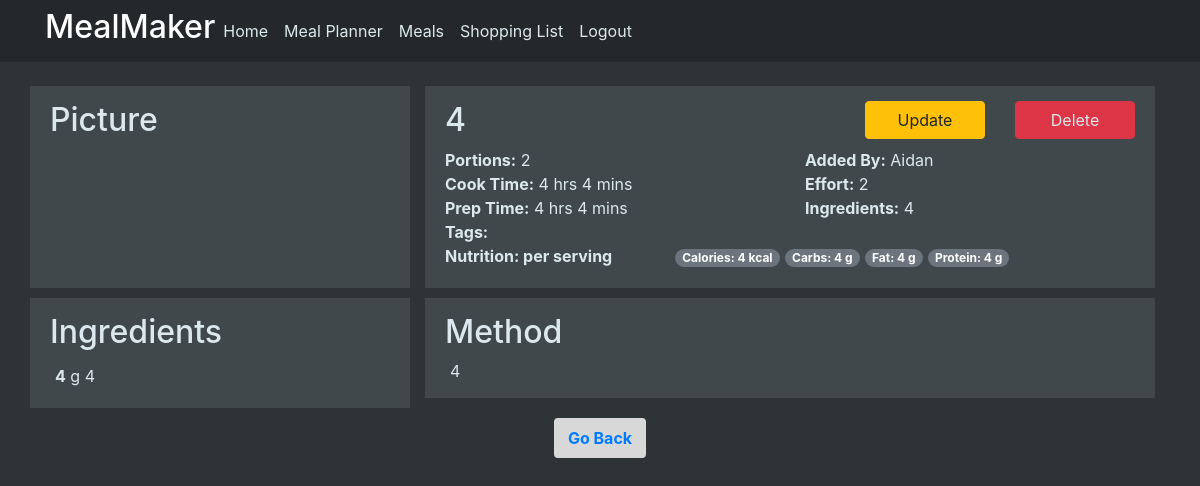
The app's page /meal/4 (signed in), older data.
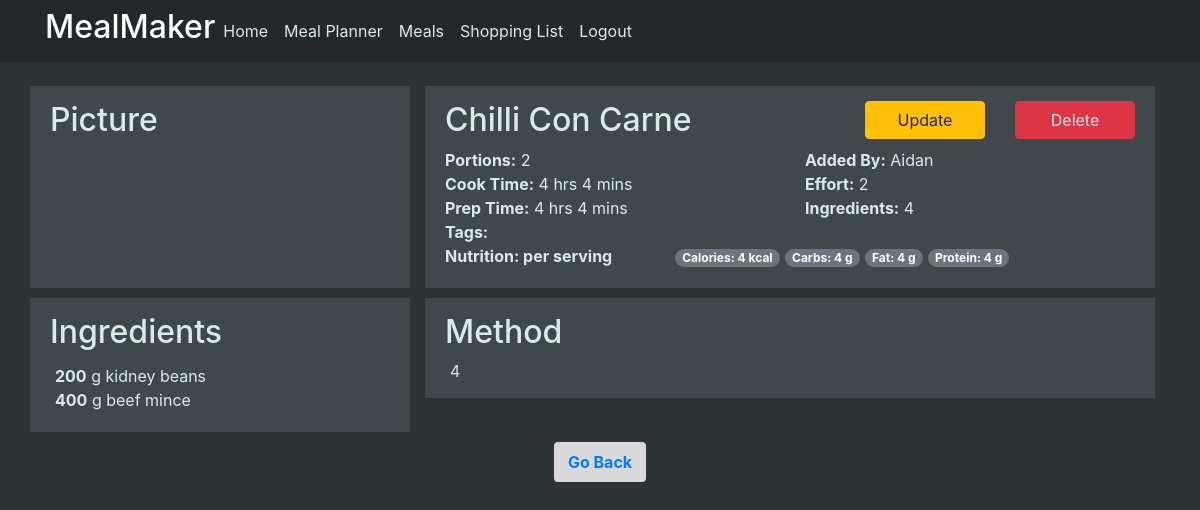
The same page, newer data.
### mealmaker/models.py (models this page shows)
class Meal(db.Model):
    id = db.Column(db.Integer, primary_key=True)
    date = db.Column(db.DateTime(timezone=True), default=func.now())
    name = db.Column(db.String(200), unique=True)
    portion = db.Column(db.Integer)
    prep_time_hour = db.Column(db.Integer)
    prep_time_min = db.Column(db.Integer)
    cook_time_hour = db.Column(db.Integer)
    cook_time_min = db.Column(db.Integer)
    diet_type = db.Column(db.String(20))
    health_type = db.Column(db.String(20))
    effort = db.Column(db.String(5))
    cost = db.Column(db.String(5))
    freezable = db.Column(db.String(5))
    num_ingredient = db.Column(db.Integer)
    time_to_go_off = db.Column(db.Integer)
    cal_per_portion = db.Column(db.Integer)
    protein_per_portion = db.Column(db.Integer)
    fat_per_portion = db.Column(db.Integer)
    carb_per_portion = db.Column(db.Integer)
    recipe = db.Column(db.Text)
    ingredients = db.relationship(
        "Ingredient", back_populates="meal_id", cascade="all, delete"
    )
    meal_plan = db.relationship("MealPlan", back_populates="meal_id")

class Ingredient(db.Model):
    id = db.Column(db.Integer, primary_key=True)
    name = db.Column(db.String(200))
    amount = db.Column(db.Integer)
    unit = db.Column(db.String(200))
    meal_link = db.Column(db.Integer, db.ForeignKey("meal.id"))
    meal_id = db.relationship(
        "Meal", back_populates="ingredients", collection_class=list
    )

### mealmaker/views.py (the view)
@views.route("/meal/<int:id>", methods=["GET", "POST"])
@login_required
def meal(id):
    meal = Meal.query.get_or_404(id)
    ingredient = Ingredient.query.filter(Ingredient.meal_link == id)
    form = UpdateMealForm()
    template_form = IngredientForm(prefix="ingredient-_-")
    if form.is_submitted():
        meal.name = form.name.data.lower()
        meal.portion = form.portion.data
        meal.prep_time_hour = form.prep_time_hour.data
        meal.prep_time_min = form.prep_time_min.data
        meal.cook_time_hour = form.cook_time_hour.data
        meal.cook_time_min = form.cook_time_min.data
        meal.diet_type = form.diet_type.data
        meal.health_type = form.health_type.data
        meal.effort = form.effort.data
        meal.cost = form.cost.data
        meal.freezable = form.freezable.data
        meal.num_ingredient = form.num_ingredient.data
        meal.time_to_go_off = form.time_to_go_off.data
        meal.cal_per_portion = form.cal_per_portion.data
        meal.protein_per_portion = form.protein_per_portion.data
        meal.fat_per_portion = form.fat_per_portion.data
        meal.carb_per_portion = form.carb_per_portion.data
        meal.recipe = form.recipe.data
        db.session.query(Ingredient).filter(Ingredient.meal_link == id).delete()
        db.session.commit()
        for i in form.ingredient.data:
            new_ingredient = Ingredient(
                name=i["ingredient_name"].lower(),
                amount=i["ingredient_amount"],
                unit=i["ingredient_unit"],
                meal_link=id,
            )
            db.session.add(new_ingredient)
        db.session.query(Ingredient).order_by(Ingredient.name.desc())
        db.session.commit()
        flash("Your meal has been updated!", "success")
        return redirect(url_for("views.meal", id=meal.id))
    elif request.method == "GET":
        form.name.data = meal.name
        form.portion.data = meal.portion
        form.prep_time_hour.data = meal.prep_time_hour
        form.prep_time_min.data = meal.prep_time_min
        form.cook_time_hour.data = meal.cook_time_hour
        form.cook_time_min.data = meal.cook_time_min
        form.diet_type.data = meal.diet_type
        form.health_type.data = meal.health_type
        form.effort.data = meal.effort
        form.cost.data = meal.cost
        form.freezable.data = meal.freezable
        form.num_ingredient.data = meal.num_ingredient
        form.time_to_go_off.data = meal.time_to_go_off
        form.cal_per_portion.data = meal.cal_per_portion
        form.protein_per_portion.data = meal.protein_per_portion
        form.fat_per_portion.data = meal.fat_per_portion
        form.carb_per_portion.data = meal.carb_per_portion
        form.recipe.data = meal.recipe
        for row in ingredient:
            subform = {
                "id": row.id,
                "ingredient_name": row.name,
                "ingredient_amount": row.amount,
                "ingredient_unit": row.unit,
            }
            form.ingredient.append_entry(subform)
        recipe_display = meal.recipe.replace("\r", "").split("\n")
    return render_template(
        "meal.html",
        user=current_user,
        form=form,
        meal=meal,
        ingredient=ingredient,
        legend="Update Meal",
        _template=template_form,
        recipe_display=recipe_display,
    )

### mealmaker/__init__.py (called while the page is built)
def create_app():
    app = Flask(__name__)
    app.config["SECRET_KEY"] = "hjshjhdjah kjshkjdhjs"
    app.config["SQLALCHEMY_DATABASE_URI"] = f"sqlite:///{DB_NAME}"
    app.config["SQLALCHEMY_TRACK_MODIFICATIONS"] = False
    db.init_app(app)
    from .views import views
    from .auth import auth
    app.register_blueprint(views, url_prefix="/")
    app.register_blueprint(auth, url_prefix="/")
    from .models import User, Meal, Ingredient, MealPlan
    create_database(app)
    login_manager = LoginManager()
    login_manager.login_view = "auth.login"
    login_manager.init_app(app)
    @login_manager.user_loader
    def load_user(id):
        return User.query.get(id)
    return app

### mealmaker/templates/meal.html (shortened to what the changed rows need)
{% extends "layout.html" %}
{% import "update_macro.html" as macros %}
{% block content %}
<br>
<div class="row" id="Header">
  <div class="col-4 content-section-dim">
    <section>
      <div>
        <h2>Picture</h2>
      </div>
    </section>
  </div>
  <div class="col-md-8 ">
    <div class="content-section-dim">
      <div class="row">
        <div class="col-7">
          <h2>{{meal.name.title()}}</h2>
        </div>
      </div>
      <div class="row">
        <div class="col-6"><b>Portions:</b> {{meal.portion}}</div>
        <div class="col-6"><b>Added By:</b> {{user.first_name}}</div>
      </div>
      <div class="row">
        {% if meal.cook_time_hour == 0 %}
        <div class="col-6"><b>Cook Time:</b> {{meal.cook_time_min}} mins</div>
        {% elif meal.cook_time_hour == 1 and meal.cook_time_min == 0 %}
        <div class="col-6"><b>Cook Time:</b> {{meal.cook_time_hour}} hr</div>
        {% elif meal.cook_time_hour == 1 %}
        <div class="col-6"><b>Cook Time:</b> {{meal.cook_time_hour}} hr {{meal.cook_time_min}} mins</div>
        {% elif meal.cook_time_min == 0 %}
        <div class="col-6"><b>Cook Time:</b> {{meal.cook_time_hour}} hrs</div>
        {% else %}
        <div class="col-6"><b>Cook Time:</b> {{meal.cook_time_hour}} hrs {{meal.cook_time_min}} mins</div>
        {% endif %}
        <div class="col-6"><b>Effort:</b> {{meal.portion}}</div>
      </div>
      <div class="row">
        {% if meal.prep_time_hour == 0 %}
        <div class="col-6"><b>Prep Time:</b> {{meal.prep_time_min}} mins</div>
        {% elif meal.prep_time_hour == 1 and meal.prep_time_min == 0 %}
        <div class="col-6"><b>Prep Time:</b>  {{meal.prep_time_hour}} hr</div>
        {% elif meal.prep_time_hour == 1 %}
        <div class="col-6"><b>Prep Time:</b> {{meal.prep_time_hour}} hr {{meal.prep_time_min}} mins</div>
        {% elif meal.prep_time_min == 0 %}
        <div class="col-6"><b>Prep Time:</b> {{meal.prep_time_hour}} hrs</div>
        {% else %}
        <div class="col-6"><b>Prep Time:</b> {{meal.prep_time_hour}} hrs {{meal.prep_time_min}} mins</div>
        {% endif %}
        <div class="col-6"><b>Ingredients:</b> {{meal.num_ingredient}}</div>
      </div>
      <div class="row">
        <div class="tag-row"><span class="badge badge-pill badge-secondary">Calories: {{meal.cal_per_portion}} kcal</span></div>
        <div class="tag-row"><span class="badge badge-pill badge-secondary">Carbs: {{meal.protein_per_portion}} g</span></div>
        <div class="tag-row"><span class="badge badge-pill badge-secondary">Fat: {{meal.fat_per_portion}} g</span></div>
        <div class="tag-row"><span class="badge badge-pill badge-secondary">Protein: {{meal.carb_per_portion}} g</span></div>
      </div>
    </div>
  </div>
</div>
<div class="row" id="Body">
  <div class="col-4 media content-section-dim">
    <section>
      <h2>Ingredients</h2>
      <section class="media-body">
        <ul class="no-bullets">
          {% for i in ingredient %}
          <li><b>{{ i.amount}}</b> {{ i.unit}} {{ i.name}}</li>
          {% endfor %}
        </ul>
      </section>
    </section>
  </div>
  <div class="col-8">
    <div class="content-section-dim">
        <h2>Method</h2>
        {% for line in recipe_display %}
            {% if line[0:4] == 'Step' %}
                <div class="row row-heading"><b>{{line}}</b></div>
            {% else %}
            <div class="row row-body">{{line}}</div>
            {% endif %}
        {% endfor %}
    </div>
  </div>
</div>
{% endblock content %}

Row changes from the older to the newer data that the page shows:
removed Ingredient: amount "4", unit "g", name "4"
changed Meal: name "4" → "Chilli Con Carne"
added Ingredient: amount "200", unit "g", name "kidney beans"
added Ingredient: amount "400", unit "g", name "beef mince"
